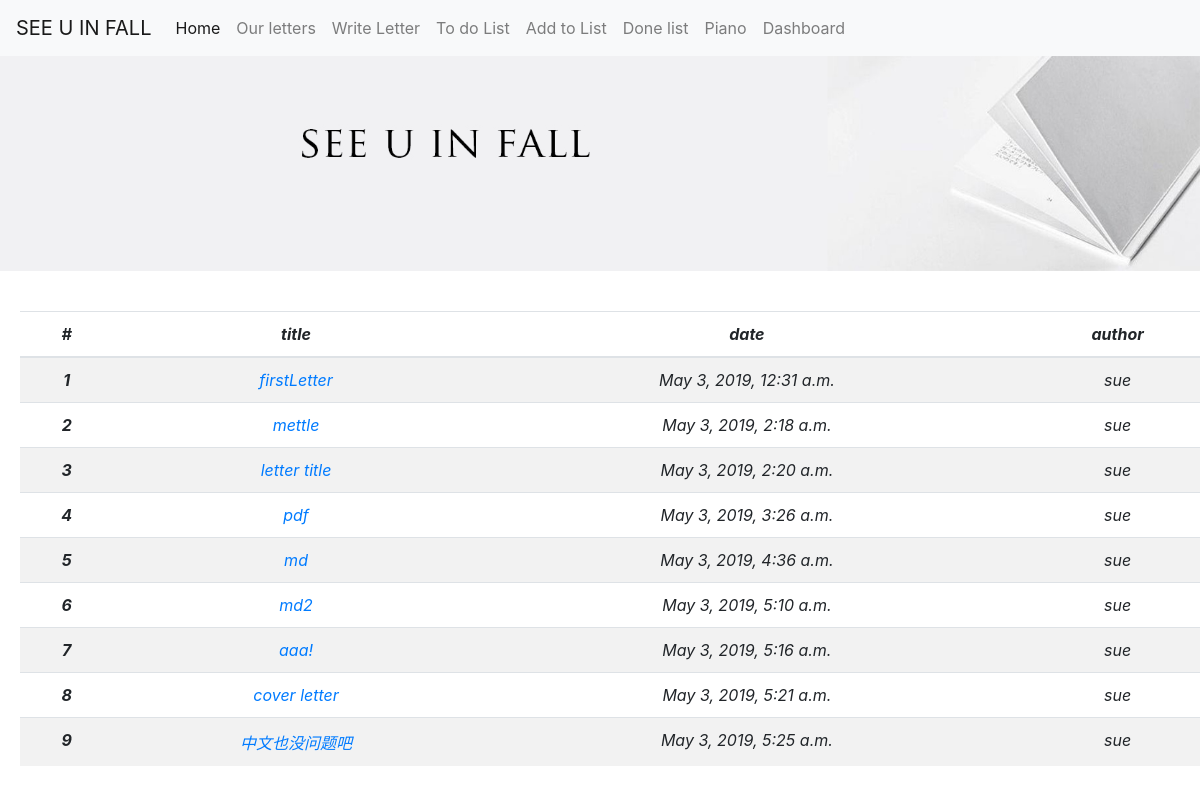
The page /letters/index on the database as committed earlier.
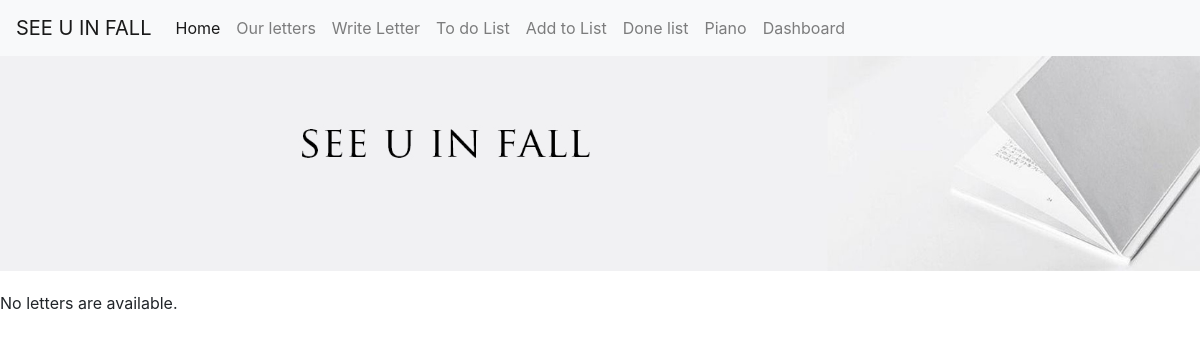
The same page on the database as committed later.
### letters/models.py (models this page shows, shortened)
class Letter(models.Model):
    title = models.CharField(max_length=200)
    letter_md = models.CharField(max_length=20000)
    pub_date = models.DateTimeField('date published')
    pub_author = models.ForeignKey(Author, on_delete=models.CASCADE)
    hasDeleted = models.BooleanField(default=False)

class Author(models.Model):
    name = models.CharField(max_length=200)

### letters/views.py (the view)
# urls.py: urlpatterns = [path('index', views.IndexView.as_view(), name='index'),
class IndexView(generic.ListView):
    template_name = 'letters/index.html'
    context_object_name = "letters"
    def get_queryset(self):
        return Letter.objects.all()

### letters/templates/letters/index.html
{% include "letters/base.html" %}
{% if letters %}
<table class="table table-striped font-italic text-center" style="margin:20px">
  <thead>
    <tr>
      <th scope="col">#</th>
      <th scope="col">title</th>
      <th scope="col">date</th>
      <th scope="col">author</th>
    </tr>
  </thead>
  <tbody>
   {% for letter in letters %}
    <tr>
      <th scope="row">{{letter.id}}</th>
      <td><a href="{% url 'letters:letterDetail' letter.id%}">{{ letter.title }}</a></td>
      <td>{{letter.pub_date}}</td>
      <td>{{letter.pub_author.name}}</td>
    </tr>
  {% endfor %}
  </tbody>
</table>
{% else %}
    <p>No letters are available.</p>
{% endif %}

Rows that differ between the two databases and show on the page:
removed Letter: id "1", title "firstLetter", pub_date "May 3, 2019, 12:31 a.m.", pub_author.name "sue"
removed Letter: id "2", title "mettle", pub_date "May 3, 2019, 2:18 a.m.", pub_author.name "sue"
removed Letter: id "3", title "letter title", pub_date "May 3, 2019, 2:20 a.m.", pub_author.name "sue"
removed Letter: id "4", title "pdf", pub_date "May 3, 2019, 3:26 a.m.", pub_author.name "sue"
removed Letter: id "5", title "md", pub_date "May 3, 2019, 4:36 a.m.", pub_author.name "sue"
removed Letter: id "6", title "md2", pub_date "May 3, 2019, 5:10 a.m.", pub_author.name "sue"
removed Letter: id "7", title "aaa!", pub_date "May 3, 2019, 5:16 a.m.", pub_author.name "sue"
removed Letter: id "8", title "cover letter", pub_date "May 3, 2019, 5:21 a.m.", pub_author.name "sue"
removed Letter: id "9", title "中文也没问题吧", pub_date "May 3, 2019, 5:25 a.m.", pub_author.name "sue"
Other text that changed with them:
text no longer shown: "# title date author"
text now shown: "No letters are available."
